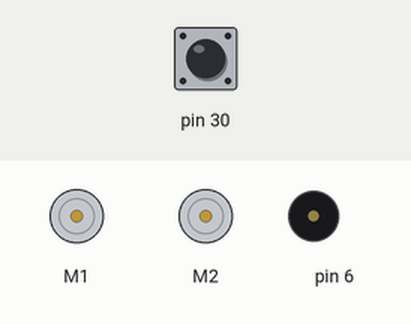
This sketch was run on a simulated Arduino Leonardo, built with avr-gcc and run on an emulated ATmega32U4. Parts: 2 × DC motor (green arrow = forward, orange = backward, longer = faster), buzzer (waves = sounding). Inputs (shaded band) come from the test bench; at power-on: pin 30 HIGH.

Above: at 6.2 s.
6.3 s: pin 30 pulled LOW for 0.15 s
At 10.7 s:
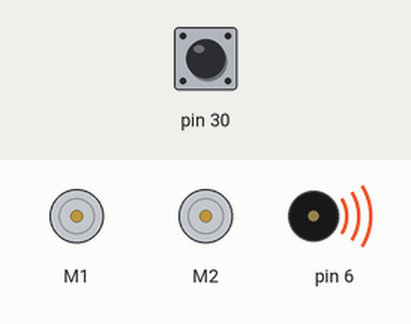
12.4 s: pin 30 pulled LOW for 1 s
At 18.2 s:
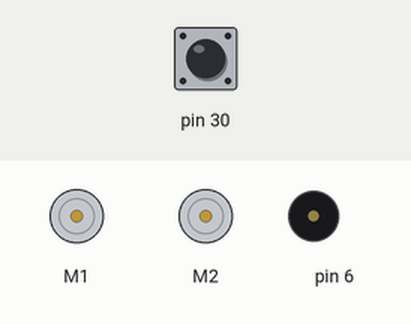
Timing chart, 0 to 19.7 s (numbered marks = the images above; inputs shaded):
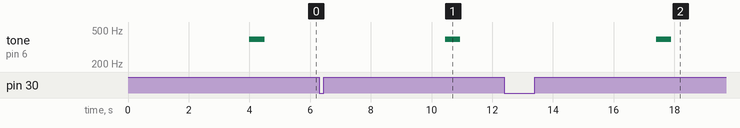

Measured:
- after the input at 6.3 s, tone on pin 6: silent → 391 Hz after 4.2 s, → silent 0.50 s later
- after the input at 12.4 s, tone on pin 6: silent → 391 Hz after 5.0 s, → silent 0.50 s later

The sketch:

lesson03.ino
```cpp
/** This example uses the Zumo's line sensors to detect the black
border around a sumo ring.  When the border is detected, it
backs up and turns. */

#include <Wire.h>
#include <Zumo32U4.h>

// This might need to be tuned for different lighting conditions,
// surfaces, etc.
#define QTR_THRESHOLD     1000  // microseconds

// These might need to be tuned for different motor types.
#define REVERSE_SPEED     200  // 0 is stopped, 400 is full speed
#define TURN_SPEED        200
#define FORWARD_SPEED     200
#define REVERSE_DURATION  200  // ms
#define TURN_DURATION     300  // ms

Zumo32U4LCD lcd;
Zumo32U4ButtonB buttonB;
Zumo32U4Buzzer buzzer;
Zumo32U4Motors motors;
Zumo32U4LineSensors lineSensors;

#define NUM_SENSORS 3
unsigned int lineSensorValues[NUM_SENSORS];

void waitForButtonAndCountDown()
{
  /* 1. See setup() */
  /* 2. Turn on yellow LED, clear LCD and add "Press B" text to LCD */


  /* 3. Wait for button B to be pressed */


 /* 4. Turn off Yellow LED and clear LCD */

  // Play audible countdown.
  for (int i = 0; i < 3; i++)
  {
    delay(1000);
    /* 5. play note G in octave 3, for 200 millisecs. Full volume (15) */

  }
  delay(1000);
  buzzer.playNote(NOTE_G(4), 500, 15);
  delay(1000);
}

void setup()
{
  /* 1. Initialize ThreeSensors on the lineSensor object */


  waitForButtonAndCountDown();
}

void loop()
{
  if (buttonB.isPressed())
  {
    // If button is pressed, stop and wait for another press to
    // go again.
    motors.setSpeeds(0, 0);
    buttonB.waitForRelease();
    waitForButtonAndCountDown();
  }

  /* 6. Read line sensor values */


  if (lineSensorValues[0] > QTR_THRESHOLD) //flip aligator sign if you want to detect white edges on a black board instead of black border on a white board.
  {
    // If leftmost sensor detects line, reverse and turn to the
    // right.
    motors.setSpeeds(-REVERSE_SPEED, -REVERSE_SPEED);
    delay(REVERSE_DURATION);

    /* 7. Add three code lines for setting turn speed to turn right (+/- TURN_SPEED),
     *  add turn duration delay and then continuing forward.
     */

  }
  else if (lineSensorValues[NUM_SENSORS - 1] > QTR_THRESHOLD) //flip aligator sign if you want to detect white edges on a black board instead of black border on a white board.
  {
    /* 8.  If rightmost sensor detects line, reverse and turn to the
     left. */

  }
  else
  {
    /* 9. Otherwise, go straight.*/

  }
}
```
